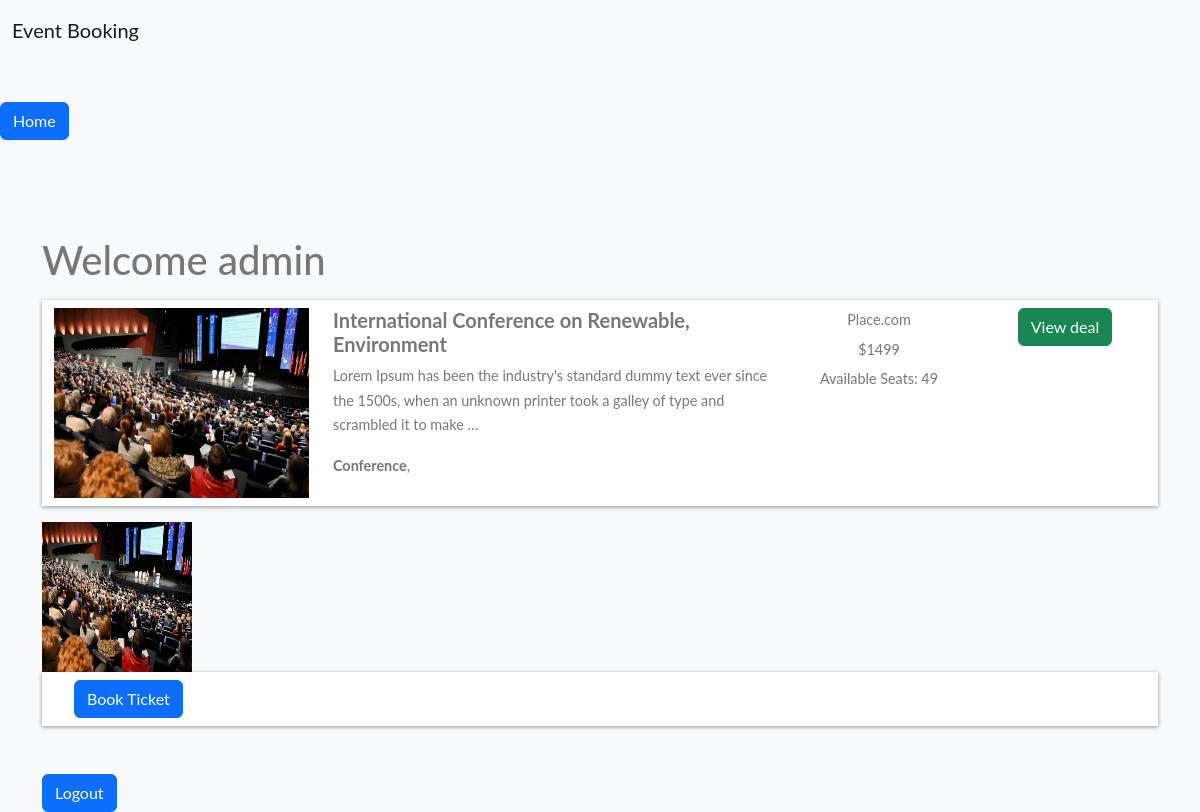
The page /hotel-detail/d25d5e6f0a09403585171c74890a771d/ (signed in) on the database its author committed.
### home/models.py (models this page shows, shortened)
class BaseModel(models.Model):
    uid = models.UUIDField(default=uuid.uuid4   , editable=False , primary_key=True)
    created_at = models.DateField(auto_now_add=True)
    updated_at = models.DateField(auto_now_add=True)
    class Meta:
        abstract = True

class Hotel(BaseModel):
    hotel_name= models.CharField(max_length=100)
    hotel_price = models.IntegerField()
    description = models.TextField()
    amenities = models.ManyToManyField(Amenities)
    room_count = models.IntegerField(default=10)

class HotelImages(BaseModel):
    hotel= models.ForeignKey(Hotel ,related_name="images", on_delete=models.CASCADE)
    images = models.ImageField(upload_to="hotels")

class Amenities(BaseModel):
    amenity_name = models.CharField(max_length=100)

### home/views.py (the view, shortened to what this page needs)
# urls.py: path('hotel-detail/<uid>/' , hotel_detail , name="hotel_detail"),
def hotel_detail(request,uid):
    hotel_obj = Hotel.objects.get(uid = uid)
    return render(request , 'hotel_detail.html' ,{
        'hotels_obj' :hotel_obj
    })

### home/templates/hotel_detail.html (shortened to what this page needs)
{% extends "base.html" %}
{%  block start %}
<a href="/" class="btn btn-primary mt-5 ">Home</a>
<div class="container mt-5 pt-5">
    <h1>Welcome {{user.username}}</h1>
    <div class="row search-card-result">
        <div class="col-md-3">
        <a href="/hotel-detail/{{hotels_obj.uid}}">
            <img class="img-fluid" src="/media/{{hotels_obj.images.first.images}}" alt="Card image cap">
        </a></div>
        <div class="col-md-5">
            <h5>{{hotels_obj.hotel_name}}</h5>
            <p>
                {{hotels_obj.description|truncatechars:150}}
            </p>
            <p>
                {%for amenitie in hotels_obj.amenities.all %}
                <b>{{amenitie.amenity_name}}</b>,
                {% endfor %}
            </p>
        </div>
        <div class="col-md-2 border-left text-center more-offers">
            <p>Place.com</p>
            <p>${{hotels_obj.hotel_price}}</p>
            <p>Available Seats: {{hotels_obj.room_count}}</p>
        </div>
        <div class="col-md-2 border-left text-center more-offers">
            <div class="btn btn-success">View deal </div>
        </div>
    </div>
    <div class="row">
        {% for image in hotels_obj.images.all %}
        <div class="col-md-3">
            <img src="/media/{{image.images}}" style="height: 150px ; width:150px">
        </div>
        {% endfor %}
    </div>
    {% if request.user.is_authenticated %}
    <div class="filter-card">
        <form method="post">
            {% if hotels_obj.room_count %}
            <div class="row form-group">
                <div class="col-md-12">
                    <input type="submit" class="btn btn-primary btn-block" value="Book Ticket">
                </div>
            </div>
            {% else %}
            <h1>Seat Full</h1>
            {% endif %}
        </form>
    </div>
    <a href="/logout/" class="btn btn-primary mt-5 ">Logout</a>
    {% else %}
    <a href="/login/" class="btn btn-primary mt-5 ">Login</a>
    <a href="/register/" class="btn btn-primary mt-5 ">Register</a>
    {% endif %}
</div>
{% endblock %}

### home/templates/base.html (style rules this page uses)
body { font-family: "Lato", Arial, sans-serif; font-weight: 400; font-size: 16px; line-height: 1.7; background: #fff; color: #777; }
.search-card-result { box-shadow: 0px 1px 4px rgba(41, 51, 57, 0.5); margin: 1rem 0; padding: 0.5rem 0; background-color: #fff; }
.search-card-result img { height: 190px; }
.search-card-result h5 { font-style: 1.1rem; font-weight: 700; }
.search-card-result p { font-size: 0.9rem; }
.search-card-result .more-offers p { margin-bottom: 0.3rem; }
.filter-card { padding: 0; background: #fff; color: black; }
.filter-card form { box-shadow: 0px 1px 4px rgba(41, 51, 57, 0.5); padding: 0.5rem 2rem; }

### rows shown on the page
Hotel: images.first.images (picture), hotel_name "International Conference on Renewable, Environment", description "Lorem Ipsum has been the industry's standard dummy text ever since the 1500s, when an unknown printer took a galley of type and scrambled it to make …", hotel_price "1499", room_count "49"
Amenities: amenity_name "Conference"
HotelImages: images (picture)

### other values the page prints
{{ user.username }} "admin"
